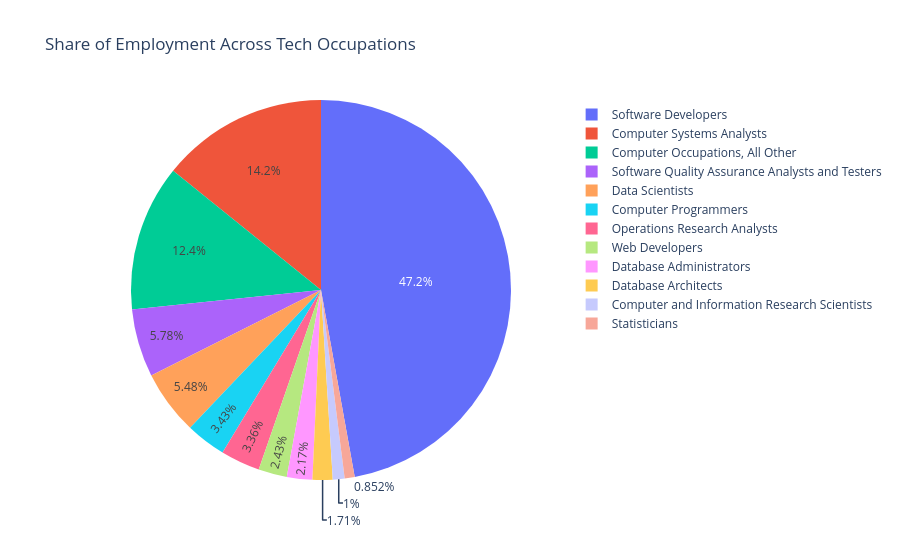

This figure's notebook cell:
### Markdown cell above
## 1. Pie Chart: Share of Employment Across Tech Occupations

- **Objective:** To show how employment in my selected AI, data science and software development occupations is divided between them and to see which occupation have the most and fewer employees
- **Why this visualisation type:** I wanted to show each occupation as a share of the whole group and a pie chart does that. Each slice is one occupation and its size is the number of people employed. I used the interactive version so the legend names every slice and I can hover to see the exact numbers, which helps with the small slices.

### Code cell
# pie chart: share of employment by occupation
fig_pie = px.pie(
    national,
    names="OCC_TITLE",
    values="TOT_EMP",
    title="Share of Employment Across Tech Occupations"
)

fig_pie.show()

### Figure 1 — Plotly figure (JSON) as saved in the notebook; plotly's stock layout.template omitted (floating-point values rounded to 4 significant figures)
{"data": [{"domain": {"x": [0, 1], "y": [0, 1]}, "hovertemplate": "OCC_TITLE=%{label}<br>TOT_EMP=%{value}<extra></extra>", "labels": ["Computer Systems Analysts", "Computer and Information Research Scientists", "Database Administrators", "Database Architects", "Computer Programmers", "Software Developers", "Software Quality Assurance Analysts and Testers", "Web Developers", "Computer Occupations, All Other", "Operations Research Analysts", "Statisticians", "Data Scientists"], "legendgroup": "", "name": "", "showlegend": true, "type": "pie", "values": [498800.0, 35210.0, 76140.0, 59920.0, 120400.0, 1657000.0, 203000.0, 85350.0, 437200.0, 117900.0, 29950.0, 192700.0]}], "layout": {"legend": {"tracegroupgap": 0}, "title": {"text": "Share of Employment Across Tech Occupations"}}}
